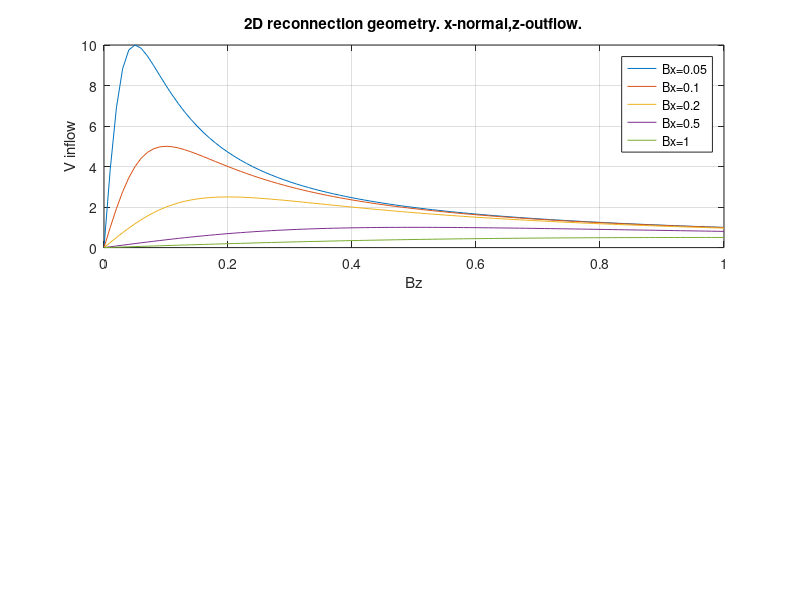

MATLAB code to generate this figure: (Note: this script raises an error after producing the figure.)
% plot inflow velocity as a funciton of distance to current sheet
% 
% model 2D reconnection. y- out of plane direction, x-normal direction,
% z-along the outflow
% 
% Bx= constant, Bz - changes from 0 in the center of current sheet to 1 on
% edge
% Ey=1 - tangential electric field is constant 
% 
% v_inflow=Ey*Bz/B^2=Ey*Bz/(Bz^2+Bx^2)

Bx=[0.05 0.1 0.2 0.5 1.]; % different cases
Bz=0:0.01:1; Bz=Bz(:);
clear vin vout;
legend_str='legend(';
for j=1:length(Bx),
    vin(:,j)=Bz./(Bz.*Bz+Bx(j)*Bx(j));
    vout(:,j)=Bx(j)./(Bz.*Bz+Bx(j)*Bx(j));
    legend_str=[legend_str '''Bx=' num2str(Bx(j),2) ''','];
end
legend_str(end)=[]; % remove last comma
legend_str=[legend_str ');']; %

%%%%%%%%%%%%%%  Figure 1 %%%%%%%%%%%%%%

figure;
subplot(2,1,1);
plot(Bz,vin)
eval(legend_str);
title('2D reconnection geometry. x-normal,z-outflow.')
grid on
xlabel('Bz')
ylabel('V inflow')
ht=irf_pl_info([mfilename '  ' datestr(now)],gca,[0,1 ]);

subplot(2,1,2);
plot(Bz,vout)
eval(legend_str);
grid on
xlabel('Bz')
ylabel('V outflow')


